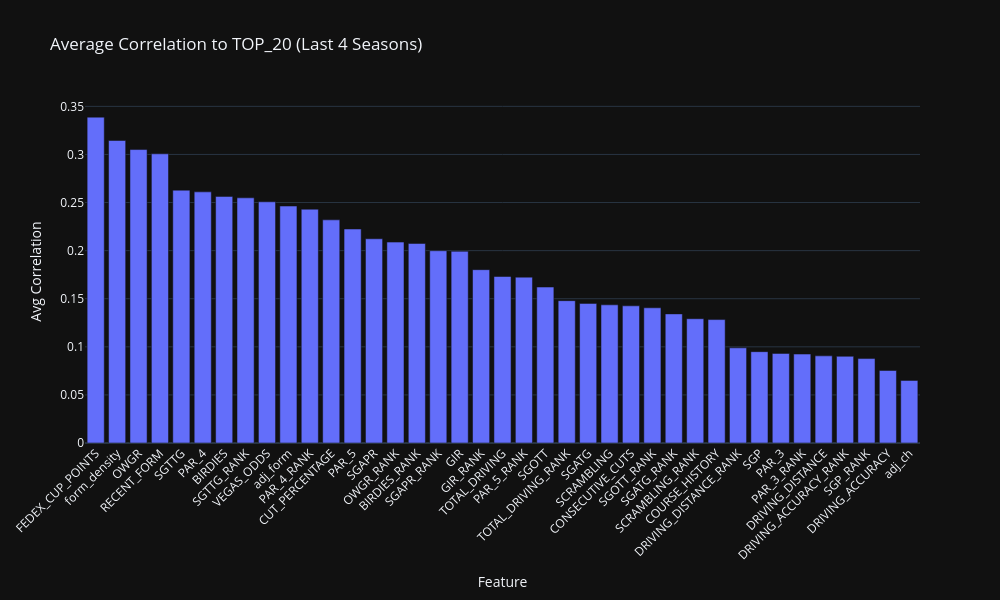

Write notebook code for a chart like this one.
### Markdown cell above
**Average of Last 4 Years**

### Code cell
import pandas as pd
import numpy as np
import plotly.express as px

# === Rebuild correlation matrices for the 4 most recent seasons ===
cor = {}
recent_seasons = sorted(training_df["SEASON"].unique())[-4:]

for season in recent_seasons:
    df_season = training_df[training_df["SEASON"] == season].copy()
    numeric_cols = df_season.select_dtypes(include=["float64", "int64"])
    cor[int(season)] = numeric_cols.corr().abs()

# === Combine into one summary DataFrame ===
cor_df = pd.DataFrame()

for season in recent_seasons:
    df = cor[season].reset_index()
    if "TOP_20" not in df.columns:
        continue
    temp = df[["index", "TOP_20"]].copy()
    temp = temp.rename(columns={"TOP_20": str(season)})
    if cor_df.empty:
        cor_df = temp
    else:
        cor_df = cor_df.merge(temp, on="index", how="outer")

# Drop target and metadata rows
cor_df = cor_df[~cor_df["index"].isin(["TOP_20", "FINAL_POS", "SEASON"])]

# Compute average correlation across seasons
cor_df["AVERAGE"] = cor_df.drop(columns=["index"]).mean(axis=1)
cor_df = cor_df.sort_values(by="AVERAGE", ascending=False)

# === Plotly Bar Chart ===
fig = px.bar(
    cor_df,
    x="index",
    y="AVERAGE",
    title="Average Correlation to TOP_20 (Last 4 Seasons)",
    labels={"index": "Feature", "AVERAGE": "Avg Correlation"},
    template="plotly_dark"
)

fig.update_layout(
    xaxis_tickangle=-45,
    height=600,
    width=1000,
    showlegend=False
)

fig.show()

### Figure 1 — Plotly figure (JSON) as saved in the notebook; plotly's stock layout.template omitted (floating-point values rounded to 4 significant figures)
{"data": [{"hovertemplate": "Feature=%{x}<br>Avg Correlation=%{y}<extra></extra>", "legendgroup": "", "marker": {"color": "#636efa", "pattern": {"shape": ""}}, "name": "", "orientation": "v", "showlegend": false, "textposition": "auto", "type": "bar", "x": ["FEDEX_CUP_POINTS", "form_density", "OWGR", "RECENT_FORM", "SGTTG", "PAR_4", "BIRDIES", "SGTTG_RANK", "VEGAS_ODDS", "adj_form", "PAR_4_RANK", "CUT_PERCENTAGE", "PAR_5", "SGAPR", "OWGR_RANK", "BIRDIES_RANK", "SGAPR_RANK", "GIR", "GIR_RANK", "TOTAL_DRIVING", "PAR_5_RANK", "SGOTT", "TOTAL_DRIVING_RANK", "SGATG", "SCRAMBLING", "CONSECUTIVE_CUTS", "SGOTT_RANK", "SGATG_RANK", "SCRAMBLING_RANK", "COURSE_HISTORY", "DRIVING_DISTANCE_RANK", "SGP", "PAR_3", "PAR_3_RANK", "DRIVING_DISTANCE", "DRIVING_ACCURACY_RANK", "SGP_RANK", "DRIVING_ACCURACY", "adj_ch"], "xaxis": "x", "y": [0.3388, 0.3145, 0.3051, 0.3007, 0.2629, 0.2611, 0.2564, 0.2549, 0.2508, 0.2464, 0.2431, 0.232, 0.2225, 0.2123, 0.2089, 0.2075, 0.1999, 0.1993, 0.1802, 0.1731, 0.1724, 0.1621, 0.148, 0.1451, 0.1437, 0.1426, 0.1406, 0.1342, 0.1292, 0.1283, 0.09893, 0.09496, 0.09314, 0.09246, 0.09058, 0.09013, 0.08777, 0.0754, 0.06509], "yaxis": "y"}], "layout": {"barmode": "relative", "height": 600, "legend": {"tracegroupgap": 0}, "showlegend": false, "title": {"text": "Average Correlation to TOP_20 (Last 4 Seasons)"}, "width": 1000, "xaxis": {"anchor": "y", "domain": [0, 1], "tickangle": -45, "title": {"text": "Feature"}}, "yaxis": {"anchor": "x", "domain": [0, 1], "title": {"text": "Avg Correlation"}}}}
